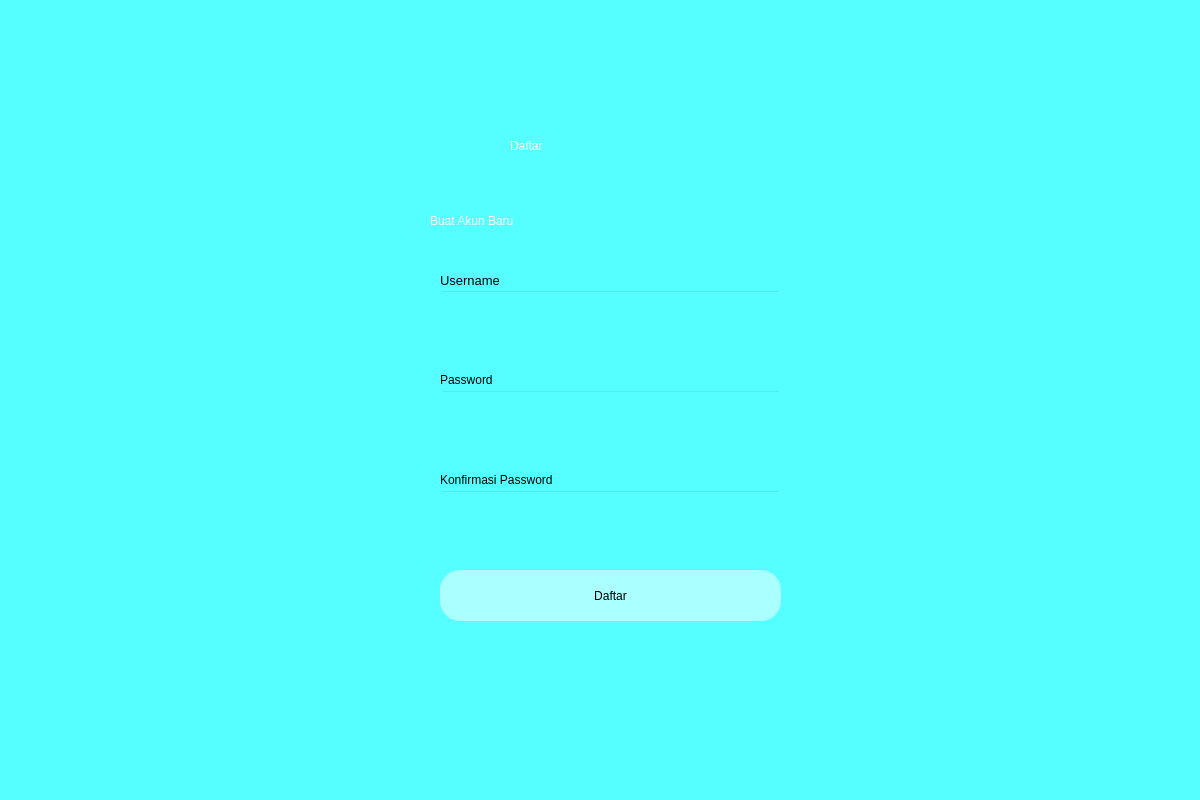
<?xml version="1.0" encoding="UTF-8"?>
<ui version="4.0">
 <class>Dialog</class>
 <widget class="QDialog" name="Dialog">
  <property name="geometry">
   <rect>
    <x>0</x>
    <y>0</y>
    <width>1200</width>
    <height>800</height>
   </rect>
  </property>
  <property name="windowTitle">
   <string>Dialog</string>
  </property>
  <widget class="QWidget" name="bgwidget" native="true">
   <property name="geometry">
    <rect>
     <x>0</x>
     <y>0</y>
     <width>1201</width>
     <height>801</height>
    </rect>
   </property>
   <property name="styleSheet">
    <string notr="true">background-color: rgb(85, 255, 255);</string>
   </property>
   <widget class="QLabel" name="label">
    <property name="geometry">
     <rect>
      <x>510</x>
      <y>110</y>
      <width>211</width>
      <height>71</height>
     </rect>
    </property>
    <property name="styleSheet">
     <string notr="true">font: 36pt &quot;MS Shell Dlg 2&quot;; color:rgb(255, 255, 255)</string>
    </property>
    <property name="text">
     <string>Daftar</string>
    </property>
   </widget>
   <widget class="QLabel" name="label_2">
    <property name="geometry">
     <rect>
      <x>430</x>
      <y>200</y>
      <width>381</width>
      <height>41</height>
     </rect>
    </property>
    <property name="styleSheet">
     <string notr="true">font: 16pt &quot;MS Shell Dlg 2&quot;;color:rgb(255, 255, 255)</string>
    </property>
    <property name="text">
     <string>Buat Akun Baru</string>
    </property>
   </widget>
   <widget class="QPushButton" name="signup">
    <property name="geometry">
     <rect>
      <x>440</x>
      <y>570</y>
      <width>341</width>
      <height>51</height>
     </rect>
    </property>
    <property name="styleSheet">
     <string notr="true">border-radius:20px;
background-color: rgb(170, 255, 255);
font: 14pt &quot;MS Shell Dlg 2&quot;;</string>
    </property>
    <property name="text">
     <string>Daftar</string>
    </property>
   </widget>
   <widget class="QLineEdit" name="emailfield">
    <property name="geometry">
     <rect>
      <x>440</x>
      <y>290</y>
      <width>341</width>
      <height>51</height>
     </rect>
    </property>
    <property name="styleSheet">
     <string notr="true">background-color:rgba(0,0,0,0);
font: 12pt &quot;MS Shell Dlg 2&quot;;</string>
    </property>
   </widget>
   <widget class="QLineEdit" name="passwordfield">
    <property name="geometry">
     <rect>
      <x>440</x>
      <y>390</y>
      <width>341</width>
      <height>51</height>
     </rect>
    </property>
    <property name="styleSheet">
     <string notr="true">background-color:rgba(0,0,0,0);
font: 12pt &quot;MS Shell Dlg 2&quot;;</string>
    </property>
   </widget>
   <widget class="QLabel" name="label_3">
    <property name="geometry">
     <rect>
      <x>440</x>
      <y>270</y>
      <width>81</width>
      <height>20</height>
     </rect>
    </property>
    <property name="font">
     <font>
      <family>MS Shell Dlg 2</family>
      <pointsize>10</pointsize>
      <weight>50</weight>
      <italic>false</italic>
      <bold>false</bold>
     </font>
    </property>
    <property name="styleSheet">
     <string notr="true">font: 10pt &quot;MS Shell Dlg 2&quot;;</string>
    </property>
    <property name="text">
     <string>Username</string>
    </property>
   </widget>
   <widget class="QLabel" name="label_4">
    <property name="geometry">
     <rect>
      <x>440</x>
      <y>370</y>
      <width>81</width>
      <height>20</height>
     </rect>
    </property>
    <property name="styleSheet">
     <string notr="true">font: 10pt &quot;MS Shell Dlg 2&quot;;</string>
    </property>
    <property name="text">
     <string>Password</string>
    </property>
   </widget>
   <widget class="QLabel" name="error">
    <property name="geometry">
     <rect>
      <x>440</x>
      <y>540</y>
      <width>341</width>
      <height>20</height>
     </rect>
    </property>
    <property name="styleSheet">
     <string notr="true">font: 12pt &quot;MS Shell Dlg 2&quot;; color:red;</string>
    </property>
    <property name="text">
     <string/>
    </property>
   </widget>
   <widget class="QLabel" name="label_5">
    <property name="geometry">
     <rect>
      <x>440</x>
      <y>470</y>
      <width>161</width>
      <height>20</height>
     </rect>
    </property>
    <property name="styleSheet">
     <string notr="true">font: 10pt &quot;MS Shell Dlg 2&quot;;</string>
    </property>
    <property name="text">
     <string>Konfirmasi Password</string>
    </property>
   </widget>
   <widget class="QLineEdit" name="confirmpasswordfield">
    <property name="geometry">
     <rect>
      <x>440</x>
      <y>490</y>
      <width>341</width>
      <height>51</height>
     </rect>
    </property>
    <property name="styleSheet">
     <string notr="true">background-color:rgba(0,0,0,0);
font: 12pt &quot;MS Shell Dlg 2&quot;;</string>
    </property>
   </widget>
  </widget>
 </widget>
 <resources/>
 <connections/>
</ui>
